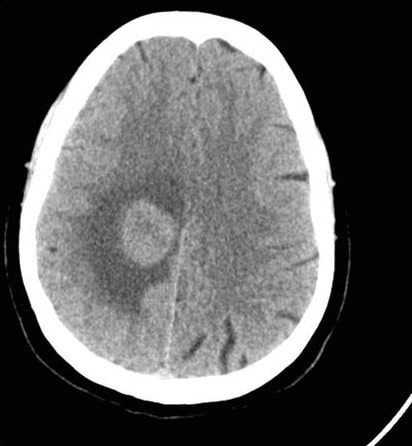
#> input picture Sample.jpg, 412 x 446 px, given in place of Sample.png, which was not available
$ jupyter execute --allow-errors Brain_Tumor_Detection.ipynb   (text cells are left out)
#> lines starting #> are read from the running program, lines starting #| are printed output that depends on the picture; after the words box and inside, x2 and y2 are one past the last pixel; in counts of white or black regions, pixels touching at a corner belong together; pictures that were not available may be replaced by others from this repository, and a replacement may not be noted
[cell 1]
import numpy as np
import pandas as pd
from skimage.color import rgb2gray
from scipy import ndimage
import cv2
import matplotlib.pyplot as plt
from sklearn.model_selection import train_test_split
from sklearn.metrics import accuracy_score

[cell 2]
import os

path = os.listdir(r'C:\Users\Administrator\Downloads\Training')
classes = {'no_tumor':0, 'pituitary_tumor':1}

[cell 3]
image = cv2.imread('Sample.png')
#> image is the input picture: shape (446, 412, 3); min 0, max 255, mean 92.9
image.shape
plt.imshow(image)

[cell 4]
gray = rgb2gray(image)

sobel_horizontal = np.array([np.array([1, 2, 1]), np.array([0, 0, 0]), np.array([-1, -2, -1])])
sobel_vertical = np.array([np.array([-1, 0, 1]), np.array([-2, 0, 2]), np.array([-1, 0, 1])])

out_h = ndimage.convolve(gray, sobel_horizontal, mode='reflect')
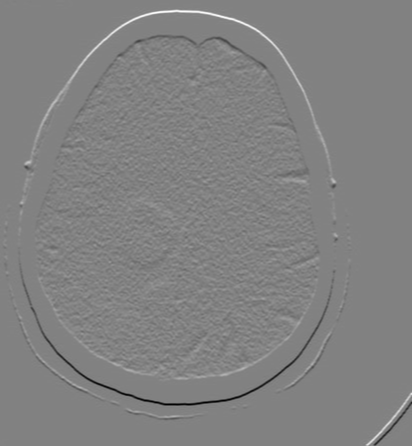
#> out_h: shape (446, 412) float64; min -3.99, max 3.84, mean 0.000325; drawn with min black and max white
out_v = ndimage.convolve(gray, sobel_vertical, mode='reflect')
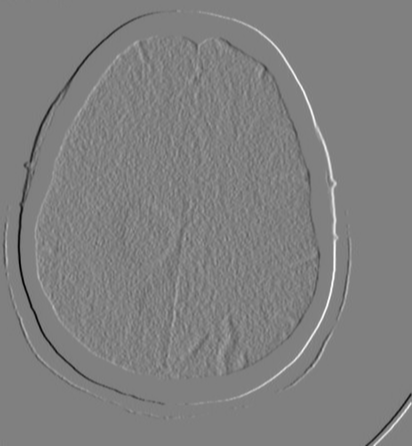
#> out_v: shape (446, 412) float64; min -3.87, max 3.82, mean -0.00038; drawn with min black and max white

[cell 5]
plt.imshow(out_h, cmap='gray')

[cell 6]
plt.imshow(out_v, cmap='gray')

[cell 7]
gray = rgb2gray(image)
plt.imshow(gray, cmap='gray')

[cell 8]
gray.shape
#> Out = (446, 412)

[cell 9]
gray_r = gray.reshape(gray.shape[0]*gray.shape[1])
for i in range(gray_r.shape[0]):
    if gray_r[i] > gray_r.mean():
        gray_r[i] = 1
    else:
        gray_r[i] = 0
gray = gray_r.reshape(gray.shape[0],gray.shape[1])
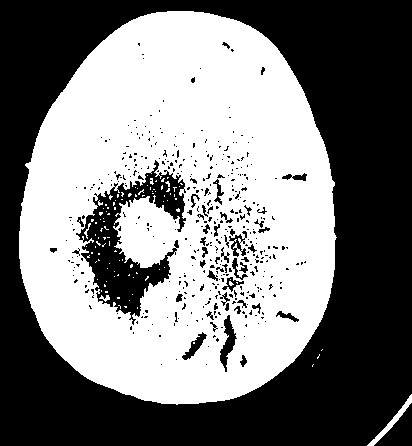
#> gray: shape (446, 412) float64; values 0 (black) and 1 (white), 48.8% white; 103 white regions (99 under 20 px), largest, box (x1, y1, x2, y2) and area: (19, 11, 337, 405) 88750, (367, 394, 412, 446) 326, (99, 295, 110, 302) 38, (84, 223, 91, 239) 32
plt.imshow(gray, cmap='gray')
